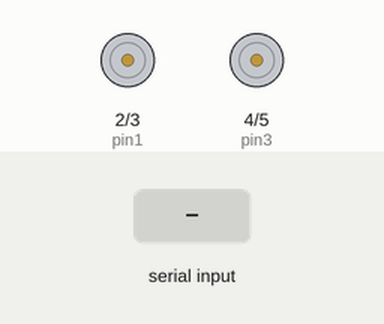
Recording of a sketch running on a simulated Arduino Uno, built with avr-gcc and run on an emulated ATmega328P. Parts: motor-driver pin pairs drawn as motors (green arrow = first pin HIGH = forward, orange = second pin HIGH = backward, longer = more drive). The test bench sets the inputs (shaded band).

Above: at 1.2 s.
1.3 s: "F" received over Serial
At 2.4 s:
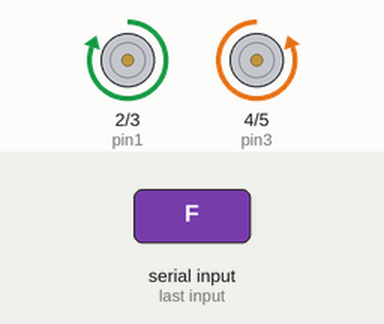
2.8 s: "B" received over Serial
At 3.5 s:
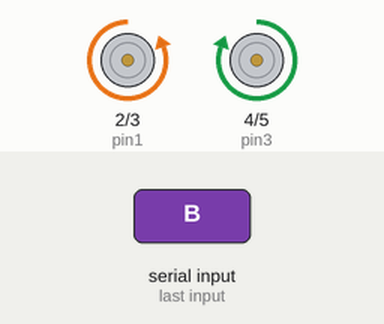
4.3 s: "R" received over Serial
At 4.6 s:
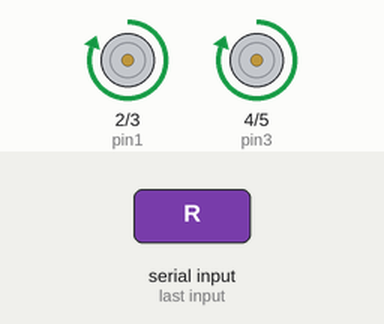
5.8 s: "L" received over Serial
At 7.0 s:
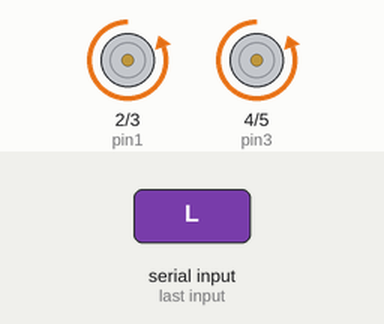
7.3 s: "S" received over Serial
At 8.1 s:
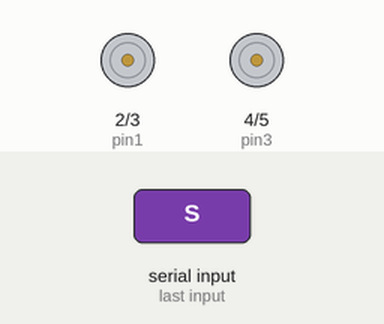
Timing chart, 0 to 9.8 s (numbered marks = the images above; inputs shaded):
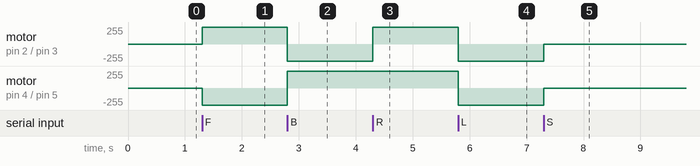

Measured:
- after the input at 1.3 s, motor on pin 2 (pin1) / pin 3 (pin2): stopped → forward 255/255 at once; motor on pin 4 (pin3) / pin 5 (pin4): stopped → backward 255/255 at once
- after the input at 2.8 s, motor on pin 2 (pin1) / pin 3 (pin2): forward 255/255 → backward 255/255 at once; motor on pin 4 (pin3) / pin 5 (pin4): backward 255/255 → forward 255/255 at once
- after the input at 4.3 s, motor on pin 2 (pin1) / pin 3 (pin2): backward 255/255 → forward 255/255 at once
- after the input at 5.8 s, motor on pin 2 (pin1) / pin 3 (pin2), motor on pin 4 (pin3) / pin 5 (pin4): forward 255/255 → backward 255/255 at once
- after the input at 7.3 s, motor on pin 2 (pin1) / pin 3 (pin2), motor on pin 4 (pin3) / pin 5 (pin4): backward 255/255 → stopped at once

The sketch:

Manual_Only.ino
```cpp
int pin1 = 2, pin2 = 3, pin3 = 4, pin4 = 5;

char value;


void setup() {
  ////////////////////////////////// dc motor
  pinMode(pin1, OUTPUT);
  pinMode(pin2, OUTPUT);
  pinMode(pin3, OUTPUT);
  pinMode(pin4, OUTPUT);
  //////////////////////////////////// ultrasonic

  Serial.begin(9600);
}


///////////////////////////////////////////////////////////////////////funtions start
void right()//f
{
  digitalWrite(pin1, HIGH);
  digitalWrite(pin2, LOW);
  digitalWrite(pin3, HIGH);
  digitalWrite(pin4, LOW);
}

void left()//b
{
  digitalWrite(pin1, LOW);
  digitalWrite(pin2, HIGH);
  digitalWrite(pin3, LOW);
  digitalWrite(pin4, HIGH);
}
void forward()//f
{
  digitalWrite(pin1, HIGH);
  digitalWrite(pin2, LOW);
  digitalWrite(pin3, LOW);
  digitalWrite(pin4, HIGH);
}
void backward()//l
{
  digitalWrite(pin1, LOW);
  digitalWrite(pin2, HIGH);
  digitalWrite(pin3, HIGH);
  digitalWrite(pin4, LOW);
}

void stopping()//s
{
  digitalWrite(pin1, LOW);
  digitalWrite(pin2, LOW);
  digitalWrite(pin3, LOW);
  digitalWrite(pin4, LOW);
}
//////////////////////////////////////////////////////////////////////////////////////////ultasonic sensor

/////////////////////////////////////////////////////////////////////////////////////////////////////////////////////////funtion end


void loop() {
  ///////////////////////////////////////////////////////manual start
  if (Serial.available())
    {
      value = Serial.read();
      //Serial.println(value);


    if (value == 'F') // forward
    {
      forward();

    }

    if (value == 'B')
    {
      backward();
    }


    if (value == 'R')
    {
      right();
    }

    if (value == 'L')
    {
      left();
    }


    if (value == 'S')
    {
      stopping();
    }

  //////////////////////////////////////////////////////////////////////////////////manual end
  ////////////////////////////////////////////////////////////////////////////////////////auto start

}}
```
